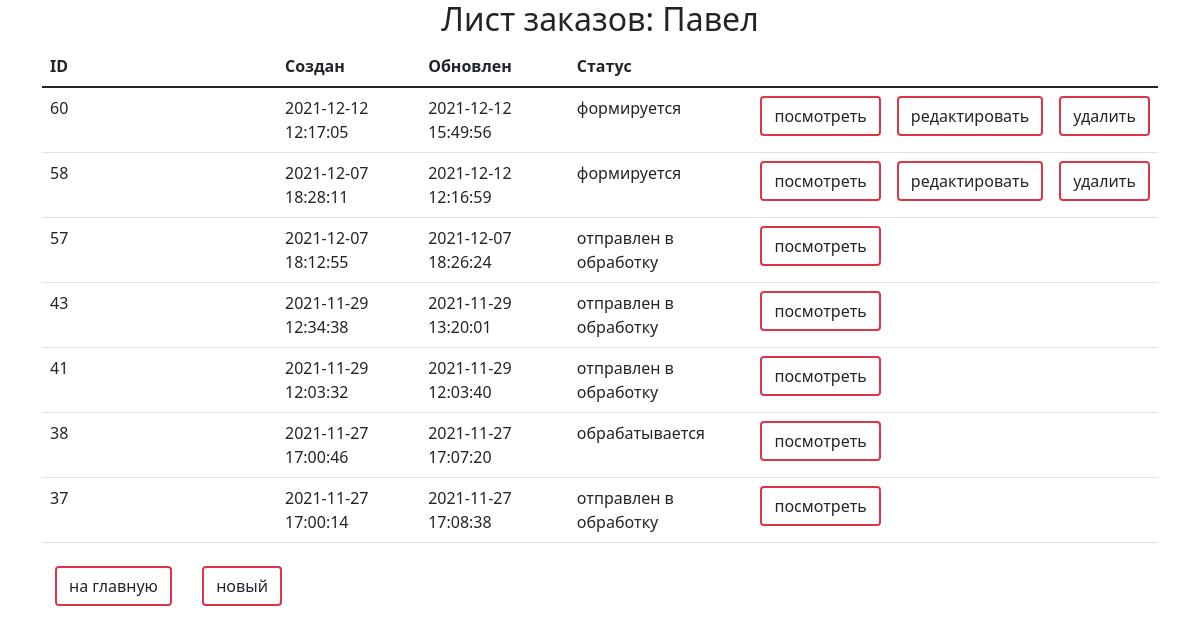
Page /order/order/ (signed in) on the committed database.
### ordersapp/models.py (models this page shows, shortened)
class Order(models.Model):
    STATUS_FORMING = 'FM'
    STATUS_SENT_TO_PROCEED = 'STP'
    STATUS_PROCEEDED = 'PRD'
    STATUS_PAID = 'PD'
    STATUS_DONE = 'DN'
    STATUS_CANCELED = 'CN'
    STATUSES = (
        (STATUS_FORMING, 'формируется'),
        (STATUS_SENT_TO_PROCEED, 'отправлен в обработку'),
        (STATUS_PROCEEDED, 'обрабатывается'),
        (STATUS_PAID, 'оплачен'),
        (STATUS_DONE, 'готов к выдаче'),
        (STATUS_CANCELED, 'отменен'),
    )
    user = models.ForeignKey(settings.AUTH_USER_MODEL, on_delete=models.CASCADE)
    created = models.DateTimeField(verbose_name='создан', auto_now_add=True)
    updated = models.DateTimeField(verbose_name='обновлен', auto_now=True)
    status = models.CharField(verbose_name='статус', max_length=3, choices=STATUSES, default=STATUS_FORMING)
    is_active = models.BooleanField(verbose_name='активен', default=True)
    class Meta:
        ordering = ('-created',)
        verbose_name = 'заказ'
        verbose_name_plural = 'заказы'

### ordersapp/views.py (the view)
# urls.py: path('order/', ordersapp.OrderItemsListView.as_view(), name='order_list'),
class OrderItemsListView(ListView):
    model = Order
    def get_queryset(self):
        return super(OrderItemsListView, self).get_queryset().filter(user=self.request.user)

### mainapp/context_processors.py (called while the page is built)
def basket(request):
    basket_items = []
    if request.user.is_authenticated:
        basket_items = Basket.objects.filter(user=request.user).select_related()
    return {
        'basket': basket_items
    }

### ordersapp/templates/ordersapp/order_list.html (shortened to what this page needs)
{% extends 'ordersapp/order_base_template.html' %}
{% load static %}
{% block content %}
    <div class="order_container container mb-5">
        <div class="h2 text-center head">
        </div>
        <table class="table orders_list">
            <thead>
            <tr>
                <th>ID</th>
                <th>Создан</th>
                <th>Обновлен</th>
                <th>Статус</th>
            </tr>
            </thead>
            <tbody>
            {% for item in object_list %}
                {% if item.is_active %}
                    <tr>
                        <td class="td1 orders_list">{{ item.pk }}</td>
                        <td>{{ item.created|date:"Y-m-d H:i:s" }}</td>
                        <td>{{ item.updated|date:"Y-m-d H:i:s" }}</td>
                        <td>{{ item.get_status_display }}</td>
                        <td>
                            <a href="{% url 'ordersapp:order_read' item.pk %}" class="btn border-danger border-2">
                                посмотреть
                            </a>
                        </td>
                        <td>
                            {% if item.status == 'FM' %}
                                <a href="{% url 'order:order_update' item.pk %}" class="btn border-danger border-2">
                                    редактировать
                                </a>
                            {% endif %}
                        </td>
                        <td>
                            {% if item.status == 'FM' %}
                                <a href="{% url 'ordersapp:order_delete' item.pk %}" class="btn border-danger border-2">
                                    удалить
                                </a>
                            {% endif %}
                        </td>
                    </tr>
                {% endif %}
            {% endfor %}
            </tbody>
        </table>
        <button class="btn btn-default btn-round">
            <a href="{% url 'main' %}" class="btn border-danger border-2">
                на главную
            </a>
        </button>
        <button class="btn btn-default btn-round">
            <a href="{% url 'ordersapp:order_create' %}" class="btn border-danger border-2">
                новый
            </a>
        </button>
    </div>
{% endblock %}

### static/css/style.css (style rules this page uses)
* { margin: 0; padding: 0; }
body { font-family: 'Montserrat', sans-serif; }
html, body { height: 100%; }
.container { width: 1366px; margin: 0 auto; min-height: 100%; }
table { width: 100%; }
td:first-child { width: 235px; }

### rows in the picture
Order: pk "60", created "2021-12-12 12:17:05", updated "2021-12-12 15:49:56", status "формируется", shows "редактировать", shows "удалить"
Order: pk "58", created "2021-12-07 18:28:11", updated "2021-12-12 12:16:59", status "формируется", shows "редактировать", shows "удалить"
Order: pk "57", created "2021-12-07 18:12:55", updated "2021-12-07 18:26:24", status "отправлен в обработку"
Order: pk "43", created "2021-11-29 12:34:38", updated "2021-11-29 13:20:01", status "отправлен в обработку"
Order: pk "41", created "2021-11-29 12:03:32", updated "2021-11-29 12:03:40", status "отправлен в обработку"
Order: pk "38", created "2021-11-27 17:00:46", updated "2021-11-27 17:07:20", status "обрабатывается"
Order: pk "37", created "2021-11-27 17:00:14", updated "2021-11-27 17:08:38", status "отправлен в обработку"
